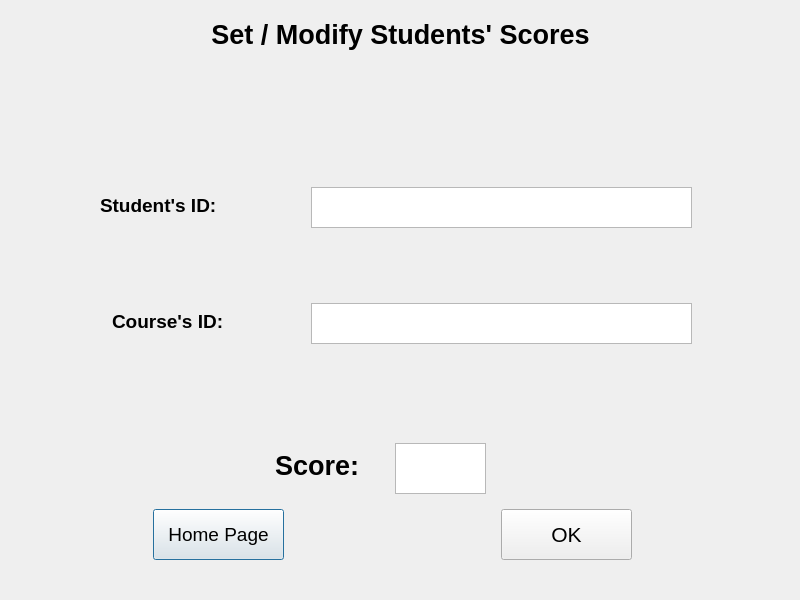
<?xml version="1.0" encoding="UTF-8"?>
<ui version="4.0">
 <class>Modify_Teacher</class>
 <widget class="QDialog" name="Modify_Teacher">
  <property name="geometry">
   <rect>
    <x>0</x>
    <y>0</y>
    <width>800</width>
    <height>600</height>
   </rect>
  </property>
  <property name="windowTitle">
   <string>Dialog</string>
  </property>
  <property name="styleSheet">
   <string notr="true">#Modify_Teacher{background-image: url(:/picture/bgp15.png);}</string>
  </property>
  <widget class="QLabel" name="title">
   <property name="geometry">
    <rect>
     <x>105</x>
     <y>4</y>
     <width>591</width>
     <height>61</height>
    </rect>
   </property>
   <property name="font">
    <font>
     <pointsize>20</pointsize>
     <weight>75</weight>
     <bold>true</bold>
    </font>
   </property>
   <property name="text">
    <string>Set / Modify Students' Scores</string>
   </property>
   <property name="alignment">
    <set>Qt::AlignCenter</set>
   </property>
  </widget>
  <widget class="QTextEdit" name="input_stu_id">
   <property name="geometry">
    <rect>
     <x>311</x>
     <y>187</y>
     <width>381</width>
     <height>41</height>
    </rect>
   </property>
   <property name="font">
    <font>
     <pointsize>14</pointsize>
    </font>
   </property>
  </widget>
  <widget class="QLabel" name="cou_id">
   <property name="geometry">
    <rect>
     <x>112</x>
     <y>311</y>
     <width>161</width>
     <height>21</height>
    </rect>
   </property>
   <property name="font">
    <font>
     <pointsize>14</pointsize>
     <weight>75</weight>
     <bold>true</bold>
    </font>
   </property>
   <property name="text">
    <string>Course's ID:</string>
   </property>
  </widget>
  <widget class="QTextEdit" name="input_cou_id">
   <property name="geometry">
    <rect>
     <x>311</x>
     <y>303</y>
     <width>381</width>
     <height>41</height>
    </rect>
   </property>
   <property name="font">
    <font>
     <pointsize>14</pointsize>
    </font>
   </property>
  </widget>
  <widget class="QLabel" name="stu_id">
   <property name="geometry">
    <rect>
     <x>100</x>
     <y>195</y>
     <width>171</width>
     <height>21</height>
    </rect>
   </property>
   <property name="font">
    <font>
     <pointsize>14</pointsize>
     <weight>75</weight>
     <bold>true</bold>
    </font>
   </property>
   <property name="text">
    <string>Student's ID:</string>
   </property>
  </widget>
  <widget class="QLabel" name="score">
   <property name="geometry">
    <rect>
     <x>275</x>
     <y>450</y>
     <width>101</width>
     <height>31</height>
    </rect>
   </property>
   <property name="font">
    <font>
     <pointsize>20</pointsize>
     <weight>75</weight>
     <bold>true</bold>
    </font>
   </property>
   <property name="text">
    <string>Score:</string>
   </property>
  </widget>
  <widget class="QTextEdit" name="input_score">
   <property name="geometry">
    <rect>
     <x>395</x>
     <y>443</y>
     <width>91</width>
     <height>51</height>
    </rect>
   </property>
   <property name="font">
    <font>
     <pointsize>20</pointsize>
    </font>
   </property>
  </widget>
  <widget class="QPushButton" name="home">
   <property name="geometry">
    <rect>
     <x>153</x>
     <y>509</y>
     <width>131</width>
     <height>51</height>
    </rect>
   </property>
   <property name="font">
    <font>
     <pointsize>14</pointsize>
    </font>
   </property>
   <property name="text">
    <string>Home Page</string>
   </property>
  </widget>
  <widget class="QPushButton" name="ok">
   <property name="geometry">
    <rect>
     <x>501</x>
     <y>509</y>
     <width>131</width>
     <height>51</height>
    </rect>
   </property>
   <property name="font">
    <font>
     <pointsize>16</pointsize>
    </font>
   </property>
   <property name="text">
    <string>OK</string>
   </property>
  </widget>
 </widget>
 <resources/>
 <connections/>
</ui>
